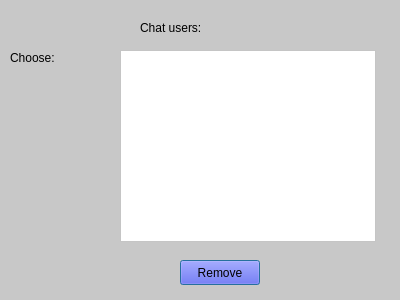
<?xml version="1.0" encoding="UTF-8"?>
<ui version="4.0">
 <class>RemoveDialog</class>
 <widget class="QDialog" name="RemoveDialog">
  <property name="geometry">
   <rect>
    <x>0</x>
    <y>0</y>
    <width>400</width>
    <height>300</height>
   </rect>
  </property>
  <property name="windowTitle">
   <string>Dialog</string>
  </property>
  <property name="styleSheet">
   <string notr="true">color: rgb(0, 0, 0);
background-color: rgb(200, 200, 200);</string>
  </property>
  <widget class="QLabel" name="label">
   <property name="geometry">
    <rect>
     <x>140</x>
     <y>20</y>
     <width>101</width>
     <height>16</height>
    </rect>
   </property>
   <property name="text">
    <string>Chat users:</string>
   </property>
  </widget>
  <widget class="QListWidget" name="usersList">
   <property name="geometry">
    <rect>
     <x>120</x>
     <y>50</y>
     <width>256</width>
     <height>192</height>
    </rect>
   </property>
   <property name="styleSheet">
    <string notr="true">color: rgb(0, 0, 0);
background-color: rgb(255, 255, 255);</string>
   </property>
  </widget>
  <widget class="QLabel" name="label_2">
   <property name="geometry">
    <rect>
     <x>10</x>
     <y>50</y>
     <width>55</width>
     <height>16</height>
    </rect>
   </property>
   <property name="text">
    <string>Choose:</string>
   </property>
  </widget>
  <widget class="QPushButton" name="remove">
   <property name="geometry">
    <rect>
     <x>180</x>
     <y>260</y>
     <width>80</width>
     <height>25</height>
    </rect>
   </property>
   <property name="styleSheet">
    <string notr="true">background-color: rgb(50, 50, 255);
color: rgb(0, 0, 0);</string>
   </property>
   <property name="text">
    <string>Remove</string>
   </property>
  </widget>
 </widget>
 <resources/>
 <connections/>
</ui>
